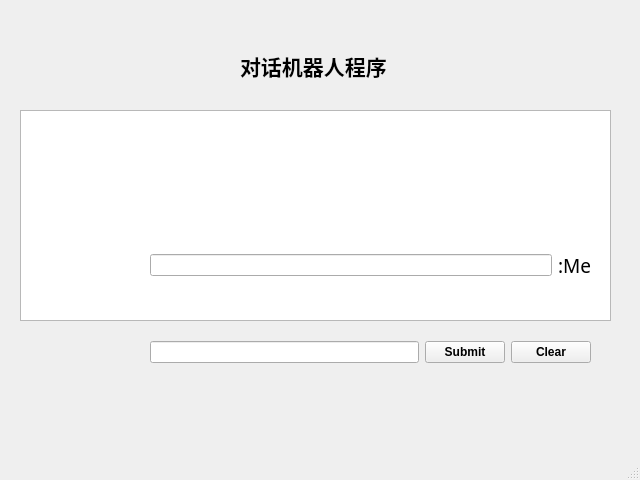
<?xml version="1.0" encoding="UTF-8"?>
<ui version="4.0">
 <class>MainWindow</class>
 <widget class="QMainWindow" name="MainWindow">
  <property name="geometry">
   <rect>
    <x>0</x>
    <y>0</y>
    <width>640</width>
    <height>480</height>
   </rect>
  </property>
  <property name="windowTitle">
   <string>MainWindow</string>
  </property>
  <widget class="QWidget" name="centralwidget">
   <widget class="QLabel" name="label">
    <property name="geometry">
     <rect>
      <x>240</x>
      <y>50</y>
      <width>171</width>
      <height>31</height>
     </rect>
    </property>
    <property name="font">
     <font>
      <family>Algerian</family>
      <pointsize>16</pointsize>
      <weight>75</weight>
      <bold>true</bold>
     </font>
    </property>
    <property name="text">
     <string>对话机器人程序</string>
    </property>
   </widget>
   <widget class="QWidget" name="layoutWidget">
    <property name="geometry">
     <rect>
      <x>150</x>
      <y>230</y>
      <width>441</width>
      <height>71</height>
     </rect>
    </property>
    <layout class="QHBoxLayout" name="horizontalLayout_2">
     <item>
      <widget class="QLineEdit" name="lineEdit_2"/>
     </item>
     <item>
      <widget class="QLabel" name="label_3">
       <property name="font">
        <font>
         <family>Algerian</family>
         <pointsize>14</pointsize>
        </font>
       </property>
       <property name="text">
        <string>:Me</string>
       </property>
      </widget>
     </item>
    </layout>
   </widget>
   <widget class="QGraphicsView" name="graphicsView">
    <property name="geometry">
     <rect>
      <x>20</x>
      <y>110</y>
      <width>591</width>
      <height>211</height>
     </rect>
    </property>
    <property name="backgroundBrush">
     <brush brushstyle="Dense6Pattern">
      <color alpha="255">
       <red>170</red>
       <green>255</green>
       <blue>255</blue>
      </color>
     </brush>
    </property>
    <property name="foregroundBrush">
     <brush brushstyle="NoBrush">
      <color alpha="255">
       <red>170</red>
       <green>255</green>
       <blue>255</blue>
      </color>
     </brush>
    </property>
   </widget>
   <widget class="QWidget" name="">
    <property name="geometry">
     <rect>
      <x>30</x>
      <y>140</y>
      <width>441</width>
      <height>73</height>
     </rect>
    </property>
    <layout class="QHBoxLayout" name="horizontalLayout">
     <item>
      <widget class="QLabel" name="label_2">
       <property name="font">
        <font>
         <family>Algerian</family>
         <pointsize>14</pointsize>
        </font>
       </property>
       <property name="text">
        <string>Robot：</string>
       </property>
      </widget>
     </item>
     <item>
      <widget class="QLineEdit" name="lineEdit_4"/>
     </item>
    </layout>
    <zorder>label_2</zorder>
    <zorder>lineEdit_4</zorder>
   </widget>
   <widget class="QWidget" name="">
    <property name="geometry">
     <rect>
      <x>150</x>
      <y>340</y>
      <width>441</width>
      <height>25</height>
     </rect>
    </property>
    <layout class="QHBoxLayout" name="horizontalLayout_3">
     <item>
      <widget class="QLineEdit" name="lineEdit_3"/>
     </item>
     <item>
      <widget class="QPushButton" name="pushButton">
       <property name="font">
        <font>
         <weight>75</weight>
         <bold>true</bold>
        </font>
       </property>
       <property name="text">
        <string>Submit</string>
       </property>
      </widget>
     </item>
     <item>
      <widget class="QPushButton" name="pushButton_2">
       <property name="font">
        <font>
         <weight>75</weight>
         <bold>true</bold>
        </font>
       </property>
       <property name="text">
        <string>Clear</string>
       </property>
      </widget>
     </item>
    </layout>
   </widget>
   <zorder>graphicsView</zorder>
   <zorder>label</zorder>
   <zorder>label_2</zorder>
   <zorder>lineEdit</zorder>
   <zorder>layoutWidget</zorder>
   <zorder>lineEdit_3</zorder>
   <zorder>pushButton</zorder>
   <zorder>pushButton_2</zorder>
   <zorder></zorder>
  </widget>
  <widget class="QMenuBar" name="menubar">
   <property name="geometry">
    <rect>
     <x>0</x>
     <y>0</y>
     <width>640</width>
     <height>23</height>
    </rect>
   </property>
  </widget>
  <widget class="QStatusBar" name="statusbar"/>
 </widget>
 <tabstops>
  <tabstop>lineEdit_3</tabstop>
  <tabstop>pushButton</tabstop>
  <tabstop>pushButton_2</tabstop>
  <tabstop>lineEdit_2</tabstop>
  <tabstop>lineEdit_4</tabstop>
  <tabstop>graphicsView</tabstop>
 </tabstops>
 <resources/>
 <connections>
  <connection>
   <sender>pushButton_2</sender>
   <signal>clicked()</signal>
   <receiver>lineEdit_3</receiver>
   <slot>clear()</slot>
   <hints>
    <hint type="sourcelabel">
     <x>561</x>
     <y>381</y>
    </hint>
    <hint type="destinationlabel">
     <x>350</x>
     <y>377</y>
    </hint>
   </hints>
  </connection>
  <connection>
   <sender>pushButton_2</sender>
   <signal>clicked()</signal>
   <receiver>lineEdit_4</receiver>
   <slot>clear()</slot>
   <hints>
    <hint type="sourcelabel">
     <x>580</x>
     <y>376</y>
    </hint>
    <hint type="destinationlabel">
     <x>409</x>
     <y>200</y>
    </hint>
   </hints>
  </connection>
  <connection>
   <sender>pushButton_2</sender>
   <signal>clicked()</signal>
   <receiver>lineEdit_2</receiver>
   <slot>clear()</slot>
   <hints>
    <hint type="sourcelabel">
     <x>555</x>
     <y>368</y>
    </hint>
    <hint type="destinationlabel">
     <x>501</x>
     <y>292</y>
    </hint>
   </hints>
  </connection>
 </connections>
</ui>
